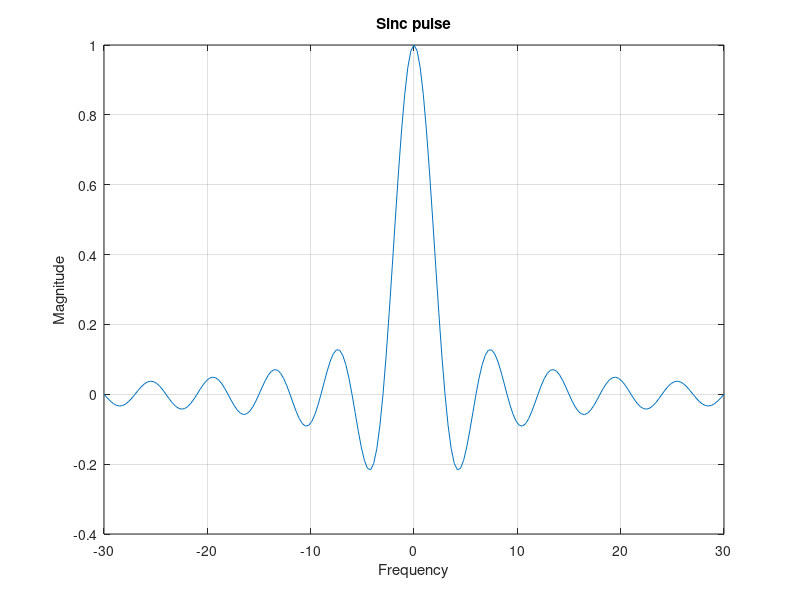

This chart was generated by the following MATLAB code:
clear;clc;
%the sinc function
T0=3;
Ts=T0/10;
f0=1/T0;
t=-10*T0:Ts:10*T0;
y=sinc(t/T0);%y=sinc(f0*t)=sinc(t/T0)
%a)
plot(t,y);
title('Sinc pulse');
xlabel('Frequency');ylabel('Magnitude');
%b)
grid on